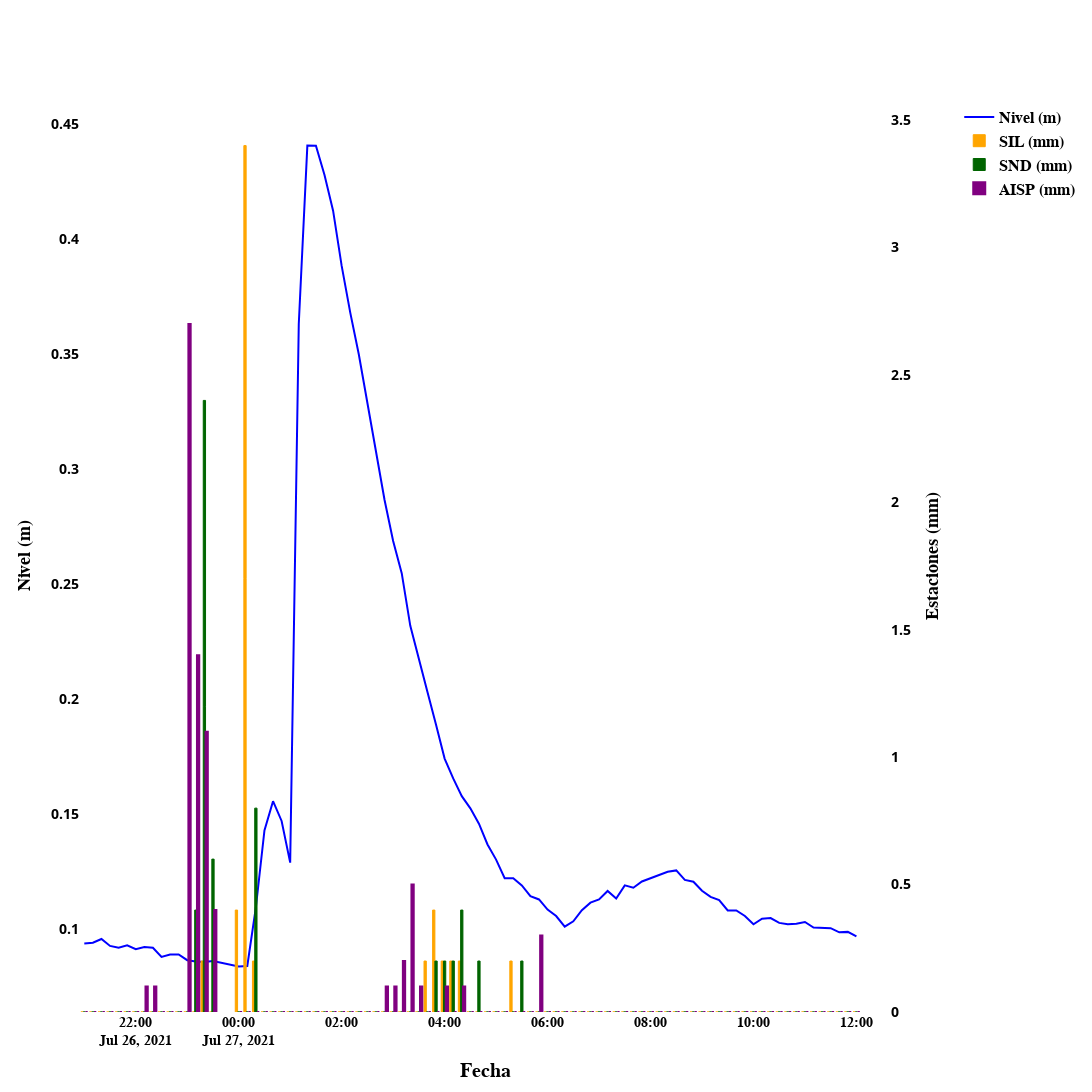

The code cell stored with this chart in its notebook:
### Code cell
fecha_inicio = pedir_fecha("Ingrese la fecha de inicio:")
fecha_fin = pedir_fecha("Ingrese la fecha de fin:")

merged_filtered = merged.loc[(merged.index >= fecha_inicio) & (merged.index <= fecha_fin)]
fig = make_subplots(specs=[[{"secondary_y": True}]])

fig.add_trace(
    go.Scatter(
        x=merged_filtered.index,
        y=merged_filtered["nivel"],
        mode="lines",
        line=dict(color='blue'),
        name="Nivel (m)"
    ),
    secondary_y=False
)

fig.add_trace(
    go.Bar(
        x=merged_filtered.index,
        y=merged_filtered["sil"],
        name="SIL (mm)",
        marker=dict(
            color="orange",
            opacity=1,
            line=dict(
                color="orange",
                width=1
            )
        )
    ),
    secondary_y=True
)

fig.add_trace(
    go.Bar(
        x=merged_filtered.index,
        y=merged_filtered["snd"],
        name="SND (mm)",
        marker=dict(
            color="darkgreen",
            opacity=1,
            line=dict(
                color="darkgreen",
                width=1
            )
        )
    ),
    secondary_y=True
)

fig.add_trace(
    go.Bar(
        x=merged_filtered.index,
        y=merged_filtered["aisp"],
        name="AISP (mm)",
        marker=dict(
            color="purple",
            opacity=1,
            line=dict(
                color="purple",
                width=2
            )
        )
    ),
    secondary_y=True
)

fig.update_layout(
    
    title_font=dict(size=24, family="Arial", weight="bold", color="black"),  # Título en negro y más grande
    xaxis_title="Fecha",
    xaxis_title_font=dict(size=20, family="Arial", weight="bold", color="black"),  # Título del eje X en negro, más grande y en negrita
    xaxis=dict(
        tickfont=dict(size=14, family="Arial", color="black",weight="bold")  # Fechas en el eje X en negro y tamaño más grande
    ),
    barmode="group",  
    legend=dict(
        x=1.02,
        y=1,
        bgcolor='rgba(255,255,255,0)',
        font=dict(size=16, family="Arial", weight="bold", color="black")  # Leyenda en negro, más grande y en negrita
    ),
    plot_bgcolor='white',
    paper_bgcolor='white',
    height=1200,  # Ajuste del tamaño
    width=1200,  # Ajuste del tamaño
)

fig.update_yaxes(
    title_text="Nivel (m)",
    title_font=dict(size=18, family="Arial", weight="bold", color="black"),  # Escala en negro y más grande
    tickfont=dict(color="black",weight="bold",size=14),  # Números en negro
    secondary_y=False
)

fig.update_yaxes(
    title_text="Estaciones (mm)",
    title_font=dict(size=18, family="Arial", weight="bold", color="black"),  # Escala en negro y más grande
    tickfont=dict(color="black",weight="bold",size=14),  # Números en negro
    secondary_y=True
)

fig.show()
